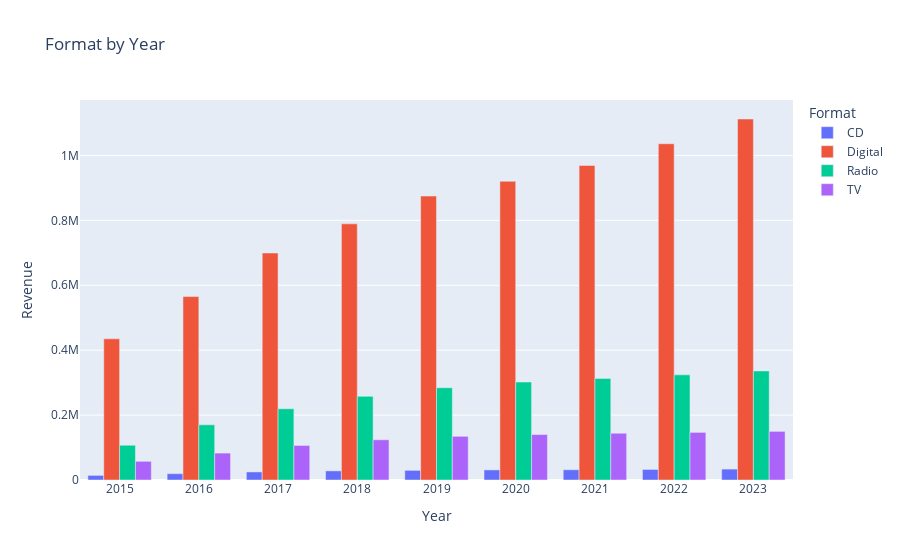

The code cell stored with this chart in its notebook:
### Code cell
fig = px.bar(df_channel_by_year, x = "Year", y ="Revenue", color = "Format", barmode= "group",title = "Format by Year",
             labels={'Revenue': 'Revenue', 'Format': 'Format'})
fig.show()

### Figure 1 — Plotly figure (JSON) as saved in the notebook; plotly's stock layout.template omitted (floating-point values rounded to 4 significant figures)
{"data": [{"alignmentgroup": "True", "hovertemplate": "Format=CD<br>Year=%{x}<br>Revenue=%{y}<extra></extra>", "legendgroup": "CD", "marker": {"color": "#636efa", "pattern": {"shape": ""}}, "name": "CD", "offsetgroup": "CD", "orientation": "v", "showlegend": true, "textposition": "auto", "type": "bar", "x": [2015, 2016, 2017, 2018, 2019, 2020, 2021, 2022, 2023], "xaxis": "x", "y": [14237, 19485, 24903, 28112, 29746, 31105, 31624, 32496, 33647], "yaxis": "y"}, {"alignmentgroup": "True", "hovertemplate": "Format=Digital<br>Year=%{x}<br>Revenue=%{y}<extra></extra>", "legendgroup": "Digital", "marker": {"color": "#EF553B", "pattern": {"shape": ""}}, "name": "Digital", "offsetgroup": "Digital", "orientation": "v", "showlegend": true, "textposition": "auto", "type": "bar", "x": [2015, 2016, 2017, 2018, 2019, 2020, 2021, 2022, 2023], "xaxis": "x", "y": [435062, 565186, 699379, 789156, 874863, 920241, 969084, 1036025, 1112236], "yaxis": "y"}, {"alignmentgroup": "True", "hovertemplate": "Format=Radio<br>Year=%{x}<br>Revenue=%{y}<extra></extra>", "legendgroup": "Radio", "marker": {"color": "#00cc96", "pattern": {"shape": ""}}, "name": "Radio", "offsetgroup": "Radio", "orientation": "v", "showlegend": true, "textposition": "auto", "type": "bar", "x": [2015, 2016, 2017, 2018, 2019, 2020, 2021, 2022, 2023], "xaxis": "x", "y": [107094, 169921, 219441, 257746, 284316, 301845, 313050, 323949, 336043], "yaxis": "y"}, {"alignmentgroup": "True", "hovertemplate": "Format=TV<br>Year=%{x}<br>Revenue=%{y}<extra></extra>", "legendgroup": "TV", "marker": {"color": "#ab63fa", "pattern": {"shape": ""}}, "name": "TV", "offsetgroup": "TV", "orientation": "v", "showlegend": true, "textposition": "auto", "type": "bar", "x": [2015, 2016, 2017, 2018, 2019, 2020, 2021, 2022, 2023], "xaxis": "x", "y": [57546, 82947, 106400, 123885, 134576, 140092, 144091, 146642, 149854], "yaxis": "y"}], "layout": {"barmode": "group", "legend": {"title": {"text": "Format"}, "tracegroupgap": 0}, "title": {"text": "Format by Year"}, "xaxis": {"anchor": "y", "domain": [0, 1], "title": {"text": "Year"}}, "yaxis": {"anchor": "x", "domain": [0, 1], "title": {"text": "Revenue"}}}}
